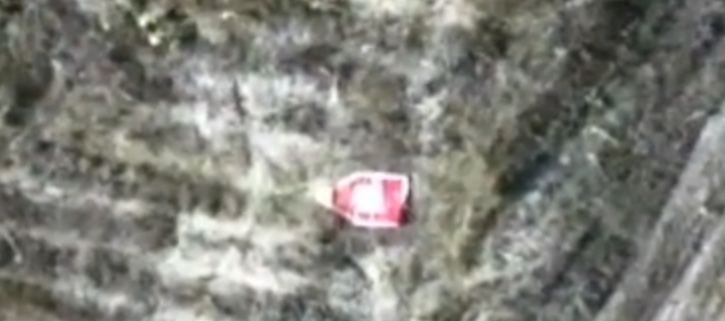
#> input picture project/demo/ImageProcessing/img/test02.png, 725 x 321 px
$ python stackoverflow01.py
#> lines starting #> are read from the running program, lines starting #| are printed output that depends on the picture; after the words box and inside, x2 and y2 are one past the last pixel; in counts of white or black regions, pixels touching at a corner belong together
import cv2
import numpy as np

# Load image, grayscale, bilaterial filter, Otsu's threshold
image = cv2.imread('img/test02.png')
#> image is the input picture: shape (321, 725, 3); mean B, G, R 121.3, 128.2, 128.1
original = image.copy()
gray = cv2.cvtColor(image, cv2.COLOR_BGR2GRAY)
blur = cv2.bilateralFilter(gray,9,75,75)
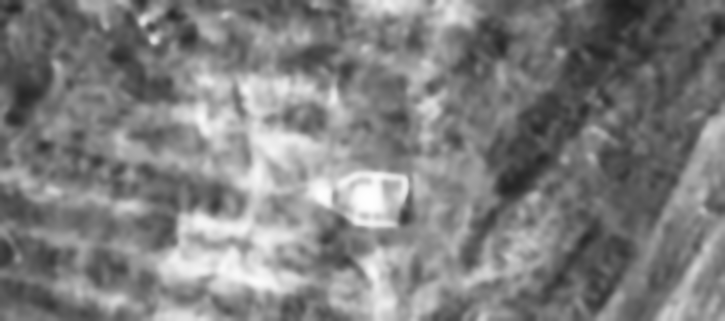
#> blur: shape (321, 725); min 30, max 254, mean 127.4
thresh = cv2.threshold(blur, 0, 255, cv2.THRESH_BINARY_INV + cv2.THRESH_OTSU)[1]
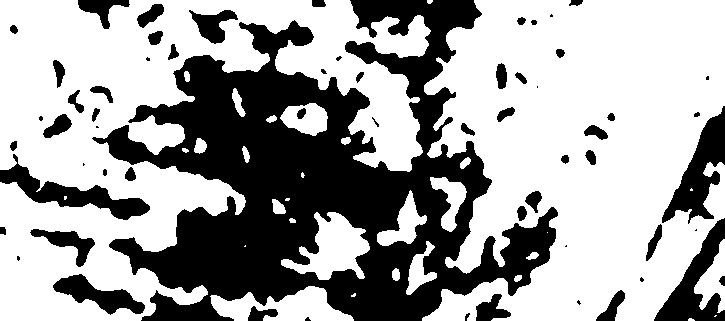
#> thresh: shape (321, 725); 64.1% white; 61 black regions (14 under 20 px)

# Find contours, perform contour approximation, and extract ROI
ROI_num = 0
cnts = cv2.findContours(thresh, cv2.RETR_TREE, cv2.CHAIN_APPROX_SIMPLE)
#> cnts = 79 contours, 23 with area under 20; largest, box (x1, y1, x2, y2) and area: (422, 0, 725, 321) 73310, (0, 0, 431, 321) 68408, (281, 212, 370, 280) 2838, (210, 286, 354, 321) 2598, (52, 273, 146, 316) 1704
cnts = cnts[0] if len(cnts) == 2 else cnts[1]
for c in cnts:
    peri = cv2.arcLength(c, True)
    approx = cv2.approxPolyDP(c, 0.04 * peri, True)
    # If has 5 then its a pentagon
    if len(approx) == 5:
        x,y,w,h = cv2.boundingRect(approx)
        cv2.rectangle(image, (x, y), (x + w, y + h), (200,255,12), 2)
        ROI = original[y:y+h, x:x+w]
        cv2.imwrite('ROI_{}.png'.format(ROI_num), ROI)
        ROI_num += 1
#> this loop made 79 passes
#> (peri, x, y, w, h) on passes 1, 3, 7, 10, 12, 13, 16, 18, 19, 20, 21, 22: (14.24, 688, 318, 7, 3), (12.24, 351, 293, 5, 4), (31.56, 526, 252, 13, 7), (227, 694, 239, 31, 71), (17.66, 289, 218, 7, 5), (382.9, 281, 212, 85, 67), (9.41, 64, 196, 3, 4), (6.83, 690, 188, 3, 3), (175.1, 430, 177, 36, 55), (13.07, 301, 172, 4, 6), (33.21, 460, 157, 11, 12), (17.07, 182, 148, 7, 5)
#> peri on passes 5, 6, 9, 15, 17, 25: 22.49, 32.73, 168.4, 10.83, 194.5, 27.31
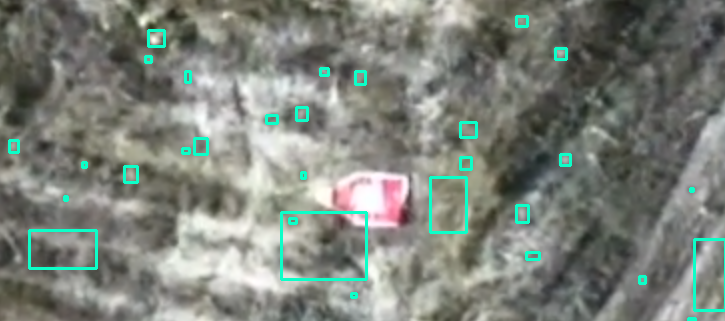
#> image: shape (321, 725, 3); 2.26% of pixels changed, all inside (x1, y1, x2, y2) = (8, 15, 725, 321)
#> after the loop, ROI_num = 30

cv2.imshow('thresh', thresh)
cv2.imshow('ROI', ROI)
cv2.imshow('image', image)
cv2.waitKey()
